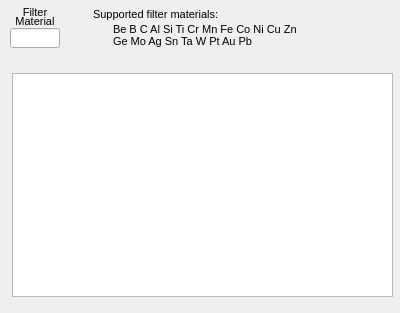
<?xml version="1.0" ?>
<ui version="4.0">
  <class>Dialog</class>
  <widget class="PyDMFrame" name="screen">
    <property name="geometry">
      <rect>
        <x>1110</x>
        <y>324</y>
        <width>400</width>
        <height>313</height>
      </rect>
    </property>
    <property name="minimumSize">
      <size>
        <width>400</width>
        <height>313</height>
      </size>
    </property>
    <property name="styleSheet">
      <string notr="true">PyDMFrame#screen {
  color: rgb(0, 0, 0);
  background-color: rgb(218, 218, 218);
  }</string>
    </property>
    <property name="windowTitle">
      <string>pf4_otherHelp</string>
    </property>
    <layout class="QGridLayout" name="gridLayout" columnstretch="10,2,48,33,20,200,20,60,7" rowstretch="5,2,7,5,2,1,6,6,2,12,25,224,16">
      <property name="leftMargin">
        <number>0</number>
      </property>
      <property name="topMargin">
        <number>0</number>
      </property>
      <property name="rightMargin">
        <number>0</number>
      </property>
      <property name="bottomMargin">
        <number>0</number>
      </property>
      <property name="horizontalSpacing">
        <number>0</number>
      </property>
      <property name="verticalSpacing">
        <number>0</number>
      </property>
      <item row="7" column="1" rowspan="3" colspan="2">
        <widget class="PyDMLineEdit" name="text_entry">
          <property name="geometry">
            <rect>
              <x>10</x>
              <y>28</y>
              <width>50</width>
              <height>20</height>
            </rect>
          </property>
          <property name="sizePolicy">
            <sizepolicy hsizetype="Ignored" vsizetype="Ignored">
              <horstretch>0</horstretch>
              <verstretch>0</verstretch>
            </sizepolicy>
          </property>
          <property name="channel" stdset="0">
            <string>ca://${P}${H}OtherShow</string>
          </property>
          <property name="toolTip">
            <string>${P}${H}OtherShow</string>
          </property>
          <property name="font">
            <font>
              <pointsize>12</pointsize>
            </font>
          </property>
          <property name="styleSheet">
            <string notr="true">PyDMLineEdit#text_entry {
  color: rgb(0, 0, 0);
  background-color: rgb(115, 223, 255);
  border: 1px solid black;
  margin: 0px;
  padding: 0px;
  spacing: 0px;
  }</string>
          </property>
        </widget>
      </item>
      <item row="11" column="2" colspan="6">
        <widget class="PyDMWaveformPlot" name="cartesian_plot">
          <property name="geometry">
            <rect>
              <x>12</x>
              <y>73</y>
              <width>381</width>
              <height>224</height>
            </rect>
          </property>
          <property name="sizePolicy">
            <sizepolicy hsizetype="Ignored" vsizetype="Ignored">
              <horstretch>0</horstretch>
              <verstretch>0</verstretch>
            </sizepolicy>
          </property>
          <property name="toolTip">
            <string>cartesian_plot</string>
          </property>
          <property name="title" stdset="0">
            <string>Mass attenuation coefficient (cm^2/g) vs. energy (keV)</string>
          </property>
          <property name="xLabels">
            <stringlist>
              <string>Energy {keV}</string>
            </stringlist>
          </property>
          <property name="yLabels">
            <stringlist>
              <string>Mu total</string>
            </stringlist>
          </property>
          <property name="curves" stdset="0">
            <stringlist>
              <string>{&quot;name&quot;: &quot;curve 1&quot;, &quot;x_channel&quot;: &quot;ca://${P}${H}E&quot;, &quot;y_channel&quot;: &quot;ca://${P}${H}T&quot;, &quot;color&quot;: &quot;#000000&quot;, &quot;lineStyle&quot;: 1, &quot;lineWidth&quot;: 1, &quot;symbolSize&quot;: 10, &quot;redraw_mode&quot;: 2, &quot;block_size&quot;: 1200}</string>
            </stringlist>
          </property>
          <property name="autoRangeX" stdset="0">
            <bool>true</bool>
          </property>
          <property name="autoRangeY" stdset="0">
            <bool>true</bool>
          </property>
          <property name="axisColor" stdset="0">
            <color>
              <red>0</red>
              <green>0</green>
              <blue>0</blue>
            </color>
          </property>
          <property name="backgroundColor" stdset="0">
            <color>
              <red>255</red>
              <green>255</green>
              <blue>255</blue>
            </color>
          </property>
        </widget>
      </item>
      <item row="6" column="5" rowspan="3" colspan="2">
        <widget class="QLabel" name="text">
          <property name="geometry">
            <rect>
              <x>113</x>
              <y>22</y>
              <width>220</width>
              <height>14</height>
            </rect>
          </property>
          <property name="sizePolicy">
            <sizepolicy hsizetype="Ignored" vsizetype="Ignored">
              <horstretch>0</horstretch>
              <verstretch>0</verstretch>
            </sizepolicy>
          </property>
          <property name="text">
            <string>Be B C Al Si Ti Cr Mn Fe Co Ni Cu Zn</string>
          </property>
          <property name="font">
            <font>
              <pointsize>8</pointsize>
            </font>
          </property>
          <property name="brush" stdset="0">
            <brush brushstyle="SolidPattern">
              <color alpha="255">
                <red>0</red>
                <green>0</green>
                <blue>0</blue>
              </color>
            </brush>
          </property>
          <property name="toolTip">
            <string>text</string>
          </property>
          <property name="alignment">
            <set>Qt::AlignLeading|Qt::AlignLeft|Qt::AlignVCenter</set>
          </property>
          <property name="styleSheet">
            <string notr="true">QLabel#text {
  color: rgb(0, 0, 0);
  }</string>
          </property>
        </widget>
      </item>
      <item row="2" column="4" rowspan="3" colspan="2">
        <widget class="QLabel" name="text_1">
          <property name="geometry">
            <rect>
              <x>93</x>
              <y>7</y>
              <width>220</width>
              <height>14</height>
            </rect>
          </property>
          <property name="sizePolicy">
            <sizepolicy hsizetype="Ignored" vsizetype="Ignored">
              <horstretch>0</horstretch>
              <verstretch>0</verstretch>
            </sizepolicy>
          </property>
          <property name="text">
            <string>Supported filter materials:</string>
          </property>
          <property name="font">
            <font>
              <pointsize>8</pointsize>
            </font>
          </property>
          <property name="brush" stdset="0">
            <brush brushstyle="SolidPattern">
              <color alpha="255">
                <red>0</red>
                <green>0</green>
                <blue>0</blue>
              </color>
            </brush>
          </property>
          <property name="toolTip">
            <string>text_1</string>
          </property>
          <property name="alignment">
            <set>Qt::AlignLeading|Qt::AlignLeft|Qt::AlignVCenter</set>
          </property>
          <property name="styleSheet">
            <string notr="true">QLabel#text_1 {
  color: rgb(0, 0, 0);
  }</string>
          </property>
        </widget>
      </item>
      <item row="8" column="5" rowspan="2" colspan="2">
        <widget class="QLabel" name="text_2">
          <property name="geometry">
            <rect>
              <x>113</x>
              <y>34</y>
              <width>220</width>
              <height>14</height>
            </rect>
          </property>
          <property name="sizePolicy">
            <sizepolicy hsizetype="Ignored" vsizetype="Ignored">
              <horstretch>0</horstretch>
              <verstretch>0</verstretch>
            </sizepolicy>
          </property>
          <property name="text">
            <string>Ge Mo Ag Sn Ta W Pt Au Pb</string>
          </property>
          <property name="font">
            <font>
              <pointsize>8</pointsize>
            </font>
          </property>
          <property name="brush" stdset="0">
            <brush brushstyle="SolidPattern">
              <color alpha="255">
                <red>0</red>
                <green>0</green>
                <blue>0</blue>
              </color>
            </brush>
          </property>
          <property name="toolTip">
            <string>text_2</string>
          </property>
          <property name="alignment">
            <set>Qt::AlignLeading|Qt::AlignLeft|Qt::AlignVCenter</set>
          </property>
          <property name="styleSheet">
            <string notr="true">QLabel#text_2 {
  color: rgb(0, 0, 0);
  }</string>
          </property>
        </widget>
      </item>
      <item row="1" column="1" rowspan="3" colspan="2">
        <widget class="QLabel" name="text_3">
          <property name="geometry">
            <rect>
              <x>10</x>
              <y>5</y>
              <width>50</width>
              <height>14</height>
            </rect>
          </property>
          <property name="sizePolicy">
            <sizepolicy hsizetype="Ignored" vsizetype="Ignored">
              <horstretch>0</horstretch>
              <verstretch>0</verstretch>
            </sizepolicy>
          </property>
          <property name="text">
            <string>Filter</string>
          </property>
          <property name="font">
            <font>
              <pointsize>8</pointsize>
            </font>
          </property>
          <property name="brush" stdset="0">
            <brush brushstyle="SolidPattern">
              <color alpha="255">
                <red>0</red>
                <green>0</green>
                <blue>0</blue>
              </color>
            </brush>
          </property>
          <property name="toolTip">
            <string>text_3</string>
          </property>
          <property name="alignment">
            <set>Qt::AlignCenter</set>
          </property>
          <property name="styleSheet">
            <string notr="true">QLabel#text_3 {
  color: rgb(0, 0, 0);
  }</string>
          </property>
        </widget>
      </item>
      <item row="3" column="1" rowspan="4" colspan="2">
        <widget class="QLabel" name="text_4">
          <property name="geometry">
            <rect>
              <x>10</x>
              <y>14</y>
              <width>50</width>
              <height>14</height>
            </rect>
          </property>
          <property name="sizePolicy">
            <sizepolicy hsizetype="Ignored" vsizetype="Ignored">
              <horstretch>0</horstretch>
              <verstretch>0</verstretch>
            </sizepolicy>
          </property>
          <property name="text">
            <string>Material</string>
          </property>
          <property name="font">
            <font>
              <pointsize>8</pointsize>
            </font>
          </property>
          <property name="brush" stdset="0">
            <brush brushstyle="SolidPattern">
              <color alpha="255">
                <red>0</red>
                <green>0</green>
                <blue>0</blue>
              </color>
            </brush>
          </property>
          <property name="toolTip">
            <string>text_4</string>
          </property>
          <property name="alignment">
            <set>Qt::AlignCenter</set>
          </property>
          <property name="styleSheet">
            <string notr="true">QLabel#text_4 {
  color: rgb(0, 0, 0);
  }</string>
          </property>
        </widget>
      </item>
    </layout>
    <zorder>text_entry</zorder>
    <zorder>cartesian_plot</zorder>
    <zorder>text</zorder>
    <zorder>text_1</zorder>
    <zorder>text_2</zorder>
    <zorder>text_3</zorder>
    <zorder>text_4</zorder>
  </widget>
  <customwidgets>
    <customwidget>
      <class>PyDMLineEdit</class>
      <extends>QLineEdit</extends>
      <header>pydm.widgets.line_edit</header>
    </customwidget>
    <customwidget>
      <class>PyDMWaveformPlot</class>
      <extends>QGraphicsView</extends>
      <header>pydm.widgets.waveformplot</header>
    </customwidget>
    <customwidget>
      <class>PyDMLabel</class>
      <extends>QLabel</extends>
      <header>pydm.widgets.label</header>
    </customwidget>
    <customwidget>
      <class>PyDMFrame</class>
      <extends>QFrame</extends>
      <header>pydm.widgets.frame</header>
    </customwidget>
  </customwidgets>
</ui>
